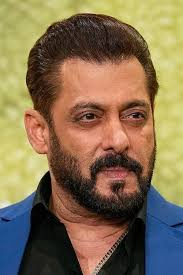
#> input picture Feature Matching/s.jpg, 183 x 275 px
$ jupyter execute Feature_Desriptor.ipynb
#> lines starting #> are read from the running program, lines starting #| are printed output that depends on the picture
[cell 1]
import os

[cell 2]
import numpy as np
import matplotlib.pyplot as plt
import cv2

<hr>

[cell 3]
def load_and_prepare_image(image_path):

    """

    Load color image and convert to grayscale.

    Many feature detectors work on grayscale images.

    """
#> called with image_path = 's.jpg'

    img_color = cv2.imread(image_path)                      # Read image in BGR format
#> img_color is the input picture: shape (275, 183, 3); mean B, G, R 82.2, 112.3, 131.9

    if img_color is None:

        raise FileNotFoundError(f"Cannot load image: {image_path}")


    img_gray = cv2.cvtColor(img_color, cv2.COLOR_BGR2GRAY)  # Convert BGR → Grayscale
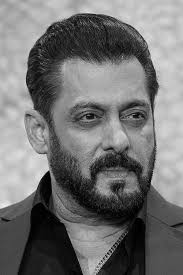
#> img_gray: shape (275, 183); min 0, max 245, mean 114.7
#| Second image loaded: (275, 183)

    return img_color, img_gray                                  # Return both versions

[cell 4]
def detect_and_compute_sift(gray_img):

    """

    Detect keypoints and compute SIFT descriptors.

    SIFT is scale & rotation invariant, 128-float descriptor.

    """

    sift = cv2.SIFT_create()                            # Create SIFT detector object (OpenCV ≥4.4)

    # You can tune parameters: nfeatures, nOctaveLayers, contrastThreshold, etc.

    # sift = cv2.SIFT_create(nfeatures=500, contrastThreshold=0.04)


    keypoints, descriptors = sift.detectAndCompute(gray_img, None)
#> keypoints = 218 keypoints; strongest (x, y, size): (48, 173, 2.7), (93, 243, 27.4), (48, 174, 3.2), (47, 175, 4.4)

    # detectAndCompute() does both detection + description in one call

    # None = no mask (use whole image)


    return keypoints, descriptors

[cell 5]
# [23 lines left out: function detect_and_compute_orb, not called in this run]

[cell 6]
# [41 lines left out: function detect_and_compute_surf, not called in this run]

[cell 7]
# [37 lines left out: function draw_keypoints, not called in this run]

[cell 8]
image_path_2 = "s.jpg" # Define the path for the second image using an available file
color_img2, gray_img2 = load_and_prepare_image(image_path_2)
print(f"Second image loaded: {gray_img2.shape}")

[cell 9]
print("\nComputing SIFT for first image...")
kp_sift1, des_sift1 = detect_and_compute_sift(gray_img2)
#> kp_sift1 has the same summary as keypoints in detect_and_compute_sift
print(f"SIFT (Image 1) → {len(kp_sift1)} keypoints found")
#| SIFT (Image 1) → 218 keypoints found

print("\nComputing SIFT for second image...")
kp_sift2, des_sift2 = detect_and_compute_sift(gray_img2)
#> kp_sift2 has the same summary as keypoints in detect_and_compute_sift
print(f"SIFT (Image 2) → {len(kp_sift2)} keypoints found")
#| SIFT (Image 2) → 218 keypoints found

[cell 10]
def bf_matcher_ratio_test(des1, des2):
    """
    Performs Brute-Force (BF) matching with Lowe's ratio test.
    """
    # 1. Instantiate a cv2.BFMatcher object.
    # SIFT uses floating-point descriptors, so NORM_L2 is appropriate.
    matcher = cv2.BFMatcher(cv2.NORM_L2, crossCheck=False)

    # 2. Use knnMatch() to find the 2 best matches for each descriptor.
    # It returns k=2 nearest neighbors.
    matches = matcher.knnMatch(des1, des2, k=2)
#> matches = 218 matches

    # 3. Apply Lowe's ratio test.
    good_matches = []
    # Ensure there are at least two matches for ratio test
    for m, n in matches:
        if m.distance < 0.75 * n.distance:
            good_matches.append(m)
#> after the loop, good_matches = 218 matches

    # 4. Return the list of good matches.
    return good_matches


# Perform matching for SIFT descriptors
good_matches_sift = bf_matcher_ratio_test(des_sift1, des_sift2)
#> good_matches_sift = 218 matches
print(f"Found {len(good_matches_sift)} good matches using SIFT and Ratio Test.")
#| Found 218 good matches using SIFT and Ratio Test.

[cell 11]
matched_img = cv2.drawMatches(
    color_img2,
    kp_sift1,
    color_img2,
    kp_sift2,
    good_matches_sift,
    None,
    flags=cv2.DrawMatchesFlags_NOT_DRAW_SINGLE_POINTS
)
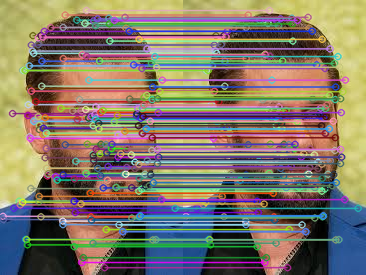
#> matched_img: shape (275, 366, 3); mean B, G, R 105.6, 119.3, 129.6

plt.figure(figsize=(8, 5))
plt.imshow(cv2.cvtColor(matched_img, cv2.COLOR_BGR2RGB))
plt.title("Good SIFT Matches (Lowe's Ratio Test)")
plt.axis('off')
plt.show()

# ChessBoard

[cell 12]
def main():

    # ────────────────────────────────────────────────

    # Change this path to your test image

    # Good choices: chessboard, building with corners/windows, textured object

    image_path = "chess.jpg"               # ← Replace with real path

    # image_path = "chessboard.jpg"

    # image_path = "building facade.jpg"


    try:

        color_img, gray_img = load_and_prepare_image(image_path)

    except FileNotFoundError as e:

        print(e)

        print("Please update 'image_path' variable with a valid image file.")

        return


    print(f"Image loaded: {gray_img.shape}")


    # ────────────── SIFT ─────────────────────────────

    print("\nComputing SIFT...")

    kp_sift, des_sift = detect_and_compute_sift(gray_img)

    print(f"SIFT → {len(kp_sift)} keypoints found")


    if kp_sift:

        draw_keypoints(color_img, kp_sift, "SIFT Keypoints")


    # ────────────── ORB ──────────────────────────────

    print("\nComputing ORB...")

    kp_orb, des_orb = detect_and_compute_orb(gray_img, nfeatures=2000)

    print(f"ORB  → {len(kp_orb)} keypoints found")


    if kp_orb:

        draw_keypoints(color_img, kp_orb, "ORB Keypoints")


    # ────────────── SURF (may fail) ──────────────────

    print("\nTrying SURF (may not be available)...")

    kp_surf, des_surf = detect_and_compute_surf(gray_img)

    if kp_surf:

        print(f"SURF → {len(kp_surf)} keypoints found")

        draw_keypoints(color_img, kp_surf, "SURF Keypoints")

    else:

        print("Skipping SURF visualization.")


if __name__ == "__main__":

    main()

# ChessBoard 2

[cell 13]
def main():

    # ────────────────────────────────────────────────

    # Change this path to your test image

    # Good choices: chessboard, building with corners/windows, textured object

    image_path = "chess2.png"               # ← Replace with real path

    # image_path = "chessboard.jpg"

    # image_path = "building facade.jpg"


    try:

        color_img, gray_img = load_and_prepare_image(image_path)

    except FileNotFoundError as e:

        print(e)

        print("Please update 'image_path' variable with a valid image file.")

        return


    print(f"Image loaded: {gray_img.shape}")


    # ────────────── SIFT ─────────────────────────────

    print("\nComputing SIFT...")

    kp_sift, des_sift = detect_and_compute_sift(gray_img)

    print(f"SIFT → {len(kp_sift)} keypoints found")


    if kp_sift:

        draw_keypoints(color_img, kp_sift, "SIFT Keypoints")


    # ────────────── ORB ──────────────────────────────

    print("\nComputing ORB...")

    kp_orb, des_orb = detect_and_compute_orb(gray_img, nfeatures=2000)

    print(f"ORB  → {len(kp_orb)} keypoints found")


    if kp_orb:

        draw_keypoints(color_img, kp_orb, "ORB Keypoints")


    # ────────────── SURF (may fail) ──────────────────

    print("\nTrying SURF (may not be available)...")

    kp_surf, des_surf = detect_and_compute_surf(gray_img)

    if kp_surf:

        print(f"SURF → {len(kp_surf)} keypoints found")

        draw_keypoints(color_img, kp_surf, "SURF Keypoints")

    else:

        print("Skipping SURF visualization.")


if __name__ == "__main__":

    main()

<hr>

# building facade

[cell 14]
def main():

    # ────────────────────────────────────────────────

    # Change this path to your test image

    # Good choices: chessboard, building with corners/windows, textured object

    image_path = "building facade.jpg"               # ← Replace with real path

    # image_path = "chessboard.jpg"

    # image_path = "building facade.jpg"


    try:

        color_img, gray_img = load_and_prepare_image(image_path)

$ run again, with Feature Matching/s1.jpg copied over Feature Matching/s.jpg
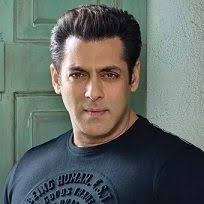
#> input picture Feature Matching/s1.jpg, 204 x 204 px
#> in load_and_prepare_image, img_color is the input picture: shape (204, 204, 3); mean B, G, R 102, 105.4, 98.9
#> in load_and_prepare_image, `img_gray = cv2.cvtColor(img_color, cv2.COLOR_BGR2GRAY)`:
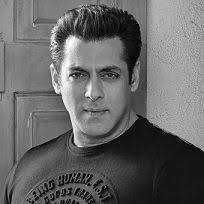
#> img_gray: shape (204, 204); min 0, max 254, mean 103
#| Second image loaded: (204, 204)
#> keypoints = 169 keypoints; strongest (x, y, size): (72, 42, 8.7), (52, 65, 2), (71, 75, 2.1), (62, 37, 7.6)
#> kp_sift1 has the same summary as keypoints in detect_and_compute_sift
#| SIFT (Image 1) → 169 keypoints found
#> kp_sift2 has the same summary as keypoints in detect_and_compute_sift
#| SIFT (Image 2) → 169 keypoints found
#> matches = 169 matches
#| Found 169 good matches using SIFT and Ratio Test.
#> `matched_img = cv2.drawMatches( color_img2, kp_sift1, color_img2, kp_si..`:
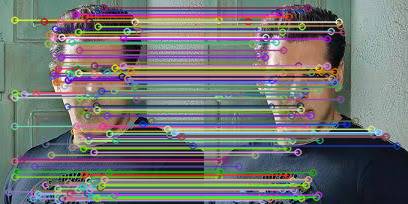
#> matched_img: shape (204, 408, 3); mean B, G, R 114.4, 115.7, 114.1
